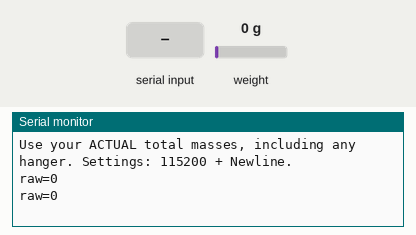
Recording of a sketch running on a simulated Arduino Uno, built with avr-gcc and run on an emulated ATmega328P. Shown: the last lines printed to the serial monitor. The test bench sets the inputs (shaded band); at power-on: weight on the scale 0 g.

Above: at 1.2 s.
1.3 s: "r\n" received over Serial
At 1.48 s:
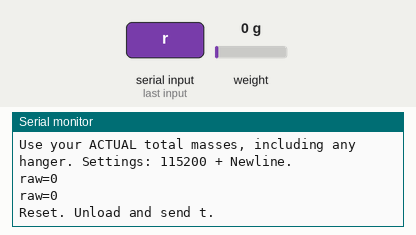
2.8 s: "p\n" received over Serial
At 2.99 s:
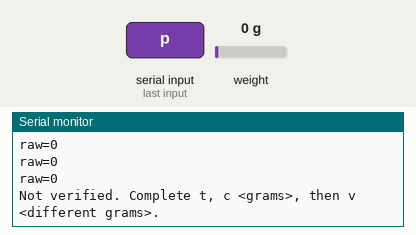
4.3 s: "t\n" received over Serial
At 5.5 s:
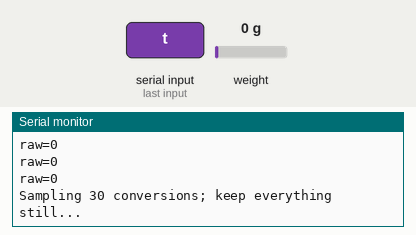
5.8 s: "v\n" received over Serial
8.8 s: weight on the scale set to 100 g
At 9.4 s:
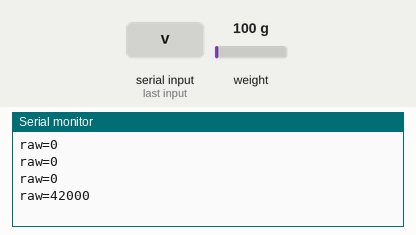
10.3 s: weight on the scale set to 1250 g
At 10.9 s:
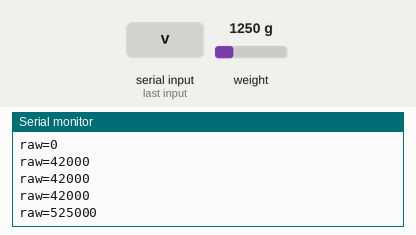
Timing chart, 0 to 12.8 s (numbered marks = the images above; inputs shaded):
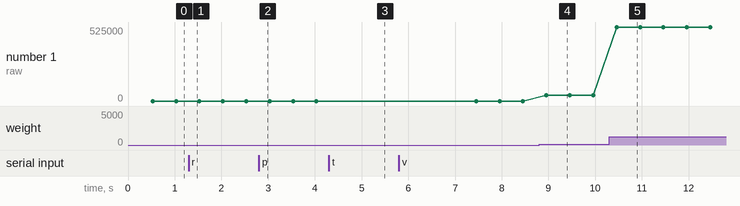

The sketch:

uno_calibrate.ino
```cpp
/*
  Standalone Arduino Uno load-cell calibration.
  Library: HX711 by Bogdan Necula / bogde.
  HX711 VCC=5V, GND=GND, DT/DOUT=D2, SCK=D3; bridge on E+/E-/A+/A-.
  Serial Monitor: 115200 baud, Newline or Both NL & CR.

  t       -> tare with no applied load
  c 50    -> calibrate with ACTUAL total hanging mass of 50 grams
  v 100   -> verify with a DIFFERENT actual mass of 100 grams
  p       -> print calibration constants (only after verification passes)
  r       -> reset calibration
  h       -> help

  Keep cart secured. Apply every load at the SAME needle contact point and
  direction. A mass gives m*g only when its force reaches that point (for
  example freely hanging along an upright rail or through a suitable pulley).
  This calibrates response to that applied force, not unknown multiaxis forces.
  Uploading this replaces the PC logger's CSV firmware. Re-upload
  uno_load_cell.ino before using run_test.py; this sketch does NOT create its
  calibration.json. Constants here are session-only, not saved in EEPROM.
*/
#include <HX711.h>
#include <math.h>
#include <stdlib.h>

HX711 cell;
const byte SAMPLE_COUNT = 30;
float zeroCounts = 0;
float zeroNoise = 0;
float countsPerGram = 0;
float calibrationMass = 0;
bool tared = false;
bool calibrated = false;
bool verified = false;
char command[40];
byte commandLength = 0;
bool commandOverflow = false;
unsigned long lastPrint = 0;
unsigned long lastReady = 0;
unsigned long lastFault = 0;

void help() {
  Serial.println(F("Commands: t | c <grams> | v <different grams> | p | r | h"));
  Serial.println(F("1) Unload, settle, send t. 2) Apply known mass, settle, send c 50."));
  Serial.println(F("3) Replace with a different known mass, settle, send v 100."));
  Serial.println(F("4) If verification passes, send p to print constants."));
  Serial.println(F("Use your ACTUAL total masses, including any hanger. Settings: 115200 + Newline."));
}

bool capture(float &mean, float &noise) {
  mean = 0;
  float sumSquared = 0;
  unsigned long start = millis();
  Serial.println(F("Sampling 30 conversions; keep everything still..."));
  for (byte i = 1; i <= SAMPLE_COUNT; ++i) {
    while (!cell.is_ready()) {
      if (millis() - start > 6000UL) {
        Serial.println(F("ERROR: HX711 timeout. Check 5V/GND, DT=D2, SCK=D3."));
        return false;
      }
      delay(1);
    }
    long raw = cell.read();
    lastReady = millis();
    if (raw <= -8388607L || raw >= 8388606L) {
      Serial.println(F("ERROR: ADC saturated. Check bridge wiring/load."));
      return false;
    }
    float delta = raw - mean;
    mean += delta / i;
    sumSquared += delta * (raw - mean);
  }
  noise = sqrt(sumSquared / (SAMPLE_COUNT - 1));
  Serial.print(F("Mean counts=")); Serial.print(mean, 2);
  Serial.print(F("  noise stddev=")); Serial.println(noise, 2);
  return true;
}

void printConstants() {
  if (!verified) {
    Serial.println(F("Not verified. Complete t, c <grams>, then v <different grams>."));
    return;
  }
  Serial.println(F("VERIFIED session calibration (check return to zero after unloading)."));
  Serial.print(F("OFFSET_COUNTS = ")); Serial.println(zeroCounts, 2);
  Serial.print(F("COUNTS_PER_GRAM = ")); Serial.println(countsPerGram, 6);
  Serial.print(F("COUNTS_PER_NEWTON = ")); Serial.println(countsPerGram / 0.00980665f, 6);
  Serial.println(F("Force_N = (raw_counts - OFFSET_COUNTS) / COUNTS_PER_NEWTON"));
  Serial.println(F("HX711 get_units(): use set_scale(COUNTS_PER_GRAM) for grams-equivalent."));
  Serial.println(F("Save these values yourself. Re-tare in the final test orientation."));
}

void processCommand() {
  if (commandOverflow) {
    Serial.println(F("Command too long; discarded."));
    return;
  }
  command[commandLength] = '\0';
  char op = command[0];
  if (op >= 'A' && op <= 'Z') op += 'a' - 'A';
  if (op == 'h') { help(); return; }
  if (op == 'r') {
    tared = calibrated = verified = false;
    Serial.println(F("Reset. Unload and send t."));
    return;
  }
  if (op == 'p') { printConstants(); return; }
  if (op == 't') {
    calibrated = verified = false;
    tared = false;
    if (capture(zeroCounts, zeroNoise)) {
      tared = true;
      Serial.println(F("Tared. Apply known mass at needle contact, settle, send c <grams>."));
    }
    return;
  }
  if (op != 'c' && op != 'v') { help(); return; }
  if (!tared) { Serial.println(F("First remove load and send t.")); return; }
  char *end;
  float grams = strtod(command + 1, &end);
  while (*end == ' ' || *end == '\t') ++end;
  if (end == command + 1 || *end != '\0' || !isfinite(grams) || grams <= 0) {
    Serial.println(F("Enter a positive known mass in grams, e.g. c 50 or v 100."));
    return;
  }
  if (op == 'v' && !calibrated) {
    Serial.println(F("Calibrate first with c <grams>.")); return;
  }
  if (op == 'v' && fabs(grams - calibrationMass) < 0.2f * calibrationMass) {
    Serial.println(F("Verify using a mass at least 20% different from calibration mass.")); return;
  }
  float mean, noise;
  if (op == 'c') calibrated = verified = false;
  else verified = false;
  if (!capture(mean, noise)) return;
  if (op == 'c') {
    float change = mean - zeroCounts;
    float combinedNoise = sqrt(noise * noise + zeroNoise * zeroNoise);
    if (fabs(change) < 1 || fabs(change) < 10 * combinedNoise ||
        combinedNoise > 0.05f * fabs(change)) {
      Serial.println(F("REJECTED: too little response or unstable load. Check mounting/wiring."));
      return;
    }
    countsPerGram = change / grams; // Negative slopes are valid.
    calibrationMass = grams;
    calibrated = true;
    Serial.print(F("Candidate counts/gram=")); Serial.println(countsPerGram, 6);
    Serial.println(F("Now apply a DIFFERENT known mass and send v <grams>."));
  } else {
    float measured = (mean - zeroCounts) / countsPerGram;
    float error = measured - grams;
    float noiseGrams = sqrt(noise * noise + zeroNoise * zeroNoise) / fabs(countsPerGram);
    Serial.print(F("Expected g=")); Serial.print(grams, 3);
    Serial.print(F("  measured g=")); Serial.print(measured, 3);
    Serial.print(F("  error g=")); Serial.print(error, 3);
    Serial.print(F("  noise g=")); Serial.println(noiseGrams, 3);
    if (fabs(error) > 0.05f * grams || noiseGrams > 0.05f * grams) {
      Serial.println(F("REJECTED: verification error/noise exceeds 5%. Do not use this factor."));
      calibrated = false;
      return;
    }
    verified = true;
    printConstants();
    Serial.println(F("Remove mass: live grams-equivalent should return close to zero."));
    Serial.println(F("Passing is a coarse check, not a guarantee of measurement accuracy."));
  }
}

void setup() {
  Serial.begin(115200);
  cell.begin(2, 3, 128);
  lastReady = millis();
  Serial.println(F("UNO HX711 CALIBRATION -- no motor control"));
  help();
}

void loop() {
  while (Serial.available()) {
    char ch = Serial.read();
    if (ch == '\r' || ch == '\n') {
      if (commandLength || commandOverflow) processCommand();
      commandLength = 0;
      commandOverflow = false;
    } else if (commandLength < sizeof(command) - 1) {
      command[commandLength++] = ch;
    } else commandOverflow = true;
  }
  if (cell.is_ready()) {
    long raw = cell.read();
    lastReady = millis();
    if (millis() - lastPrint >= 500UL) {
      lastPrint = millis();
      Serial.print(F("raw=")); Serial.print(raw);
      if (calibrated && raw > -8388607L && raw < 8388606L) {
        float grams = (raw - zeroCounts) / countsPerGram;
        Serial.print(verified ? F("  verified g_equiv=") : F("  UNVERIFIED g_equiv="));
        Serial.print(grams, 3);
        Serial.print(F("  force_N=")); Serial.print(grams * 0.00980665f, 4);
      }
      if (raw <= -8388607L || raw >= 8388606L) {
        Serial.print(F("  ERROR: ADC SATURATION"));
      }
      Serial.println();
    }
  } else if (millis() - lastReady > 1000UL && millis() - lastFault > 1000UL) {
    lastFault = millis();
    Serial.println(F("ERROR: HX711_NOT_READY; check power, DT=D2, SCK=D3."));
  }
}
```

Measured:
- after the input at 1.3 s, the serial monitor: prints a new line at once (image 1)
- after the input at 2.8 s, the serial monitor: prints a new line at once (image 2)
- after the input at 4.3 s, the serial monitor: prints a new line at once (image 3)
- after the input at 8.8 s, the serial monitor: prints a new line after 0.15 s (image 4)
- after the input at 10.3 s, the serial monitor: prints a new line after 0.16 s (image 5)
- plotted number 1: 0 → 42000 after the input at 8.8 s, 42000 → 525000 after the input at 10.3 s
